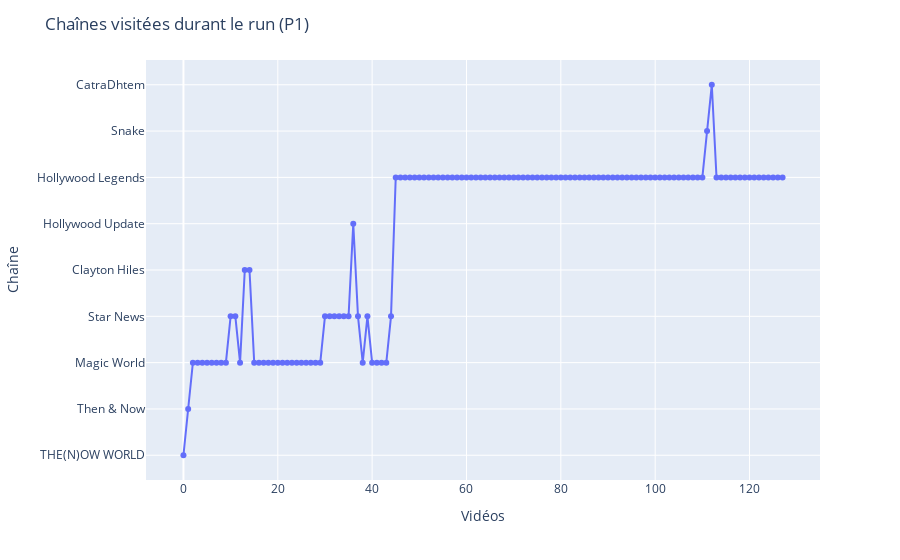

Source (notebook cell):
### Code cell
fig = px.line(df2, x=df2.index, y='channel_link',
              markers=True, labels={'index': 'Vidéos', 'channel_link': 'Chaîne'})
fig.update_layout(
    title='Chaînes visitées durant le run (P1)'
)
fig.show()

### Figure 1 — Plotly figure (JSON) as saved in the notebook; plotly's stock layout.template omitted (floating-point values rounded to 4 significant figures)
{"data": [{"hovertemplate": "Vidéos=%{x}<br>Chaîne=%{y}<extra></extra>", "legendgroup": "", "line": {"color": "#636efa", "dash": "solid"}, "marker": {"symbol": "circle"}, "mode": "markers+lines", "name": "", "orientation": "h", "showlegend": false, "x": [0, 1, 2, 3, 4, 5, 6, 7, 8, 9, 10, 11, 12, 13, 14, 15, 16, 17, 18, 19, 20, 21, 22, 23, 24, 25, 26, 27, 28, 29, 30, 31, 32, 33, 34, 35, 36, 37, 38, 39, 40, 41, 42, 43, 44, 45, 46, 47, 48, 49, 50, 51, 52, 53, 54, 55, 56, 57, 58, 59, 60, 61, 62, 63, 64, 65, 66, 67, 68, 69, 70, 71, 72, 73, 74, 75, 76, 77, 78, 79, 80, 81, 82, 83, 84, 85, 86, 87, 88, 89, 90, 91, 92, 93, 94, 95, 96, 97, 98, 99, 100, 101, 102, 103, 104, 105, 106, 107, 108, 109, 110, 111, 112, 113, 114, 115, 116, 117, 118, 119, 120, 121, 122, 123, 124, 125, 126, 127], "xaxis": "x", "y": ["THE(N)OW WORLD", "Then & Now", "Magic World", "Magic World", "Magic World", "Magic World", "Magic World", "Magic World", "Magic World", "Magic World", "Star News", "Star News", "Magic World", "Clayton Hiles", "Clayton Hiles", "Magic World", "Magic World", "Magic World", "Magic World", "Magic World", "Magic World", "Magic World", "Magic World", "Magic World", "Magic World", "Magic World", "Magic World", "Magic World", "Magic World", "Magic World", "Star News", "Star News", "Star News", "Star News", "Star News", "Star News", "Hollywood Update", "Star News", "Magic World", "Star News", "Magic World", "Magic World", "Magic World", "Magic World", "Star News", "Hollywood Legends", "Hollywood Legends", "Hollywood Legends", "Hollywood Legends", "Hollywood Legends", "Hollywood Legends", "Hollywood Legends", "Hollywood Legends", "Hollywood Legends", "Hollywood Legends", "Hollywood Legends", "Hollywood Legends", "Hollywood Legends", "Hollywood Legends", "Hollywood Legends", "Hollywood Legends", "Hollywood Legends", "Hollywood Legends", "Hollywood Legends", "Hollywood Legends", "Hollywood Legends", "Hollywood Legends", "Hollywood Legends", "Hollywood Legends", "Hollywood Legends", "Hollywood Legends", "Hollywood Legends", "Hollywood Legends", "Hollywood Legends", "Hollywood Legends", "Hollywood Legends", "Hollywood Legends", "Hollywood Legends", "Hollywood Legends", "Hollywood Legends", "Hollywood Legends", "Hollywood Legends", "Hollywood Legends", "Hollywood Legends", "Hollywood Legends", "Hollywood Legends", "Hollywood Legends", "Hollywood Legends", "Hollywood Legends", "Hollywood Legends", "Hollywood Legends", "Hollywood Legends", "Hollywood Legends", "Hollywood Legends", "Hollywood Legends", "Hollywood Legends", "Hollywood Legends", "Hollywood Legends", "Hollywood Legends", "Hollywood Legends", "Hollywood Legends", "Hollywood Legends", "Hollywood Legends", "Hollywood Legends", "Hollywood Legends", "Hollywood Legends", "Hollywood Legends", "Hollywood Legends", "Hollywood Legends", "Hollywood Legends", "Hollywood Legends", "Snake", "CatraDhtem", "Hollywood Legends", "Hollywood Legends", "Hollywood Legends", "Hollywood Legends", "Hollywood Legends", "Hollywood Legends", "Hollywood Legends", "Hollywood Legends", "Hollywood Legends", "Hollywood Legends", "Hollywood Legends", "Hollywood Legends", "Hollywood Legends", "Hollywood Legends", "Hollywood Legends"], "yaxis": "y", "type": "scatter"}], "layout": {"xaxis": {"anchor": "y", "domain": [0.0, 1.0], "title": {"text": "Vidéos"}}, "yaxis": {"anchor": "x", "domain": [0.0, 1.0], "title": {"text": "Chaîne"}}, "legend": {"tracegroupgap": 0}, "margin": {"t": 60}, "title": {"text": "Chaînes visitées durant le run (P1)"}}}
